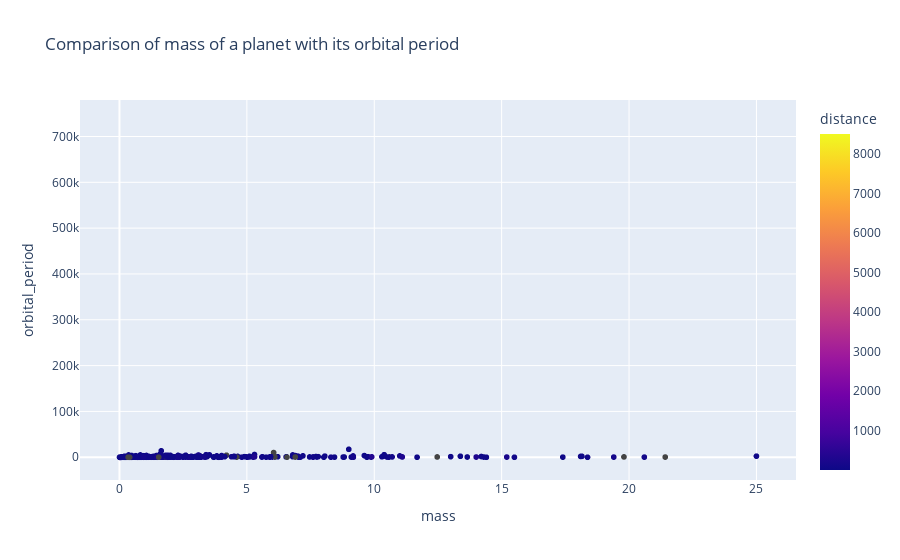

Notebook code for this chart:
### Code cell
px.scatter(planets_df,
           title='Comparison of mass of a planet with its orbital period',
           x="mass", 
           y="orbital_period", 
           color="distance"
          )

### Figure 1 — Plotly figure (JSON) as saved in the notebook; plotly's stock layout.template omitted (floating-point values rounded to 4 significant figures; data arrays with more than 128 entries replaced by an {"elided": "..."} marker saying what was removed)
{"data": [{"hovertemplate": "mass=%{x}<br>orbital_period=%{y}<br>distance=%{marker.color}<extra></extra>", "legendgroup": "", "marker": {"color": {"elided": "1035 float values"}, "coloraxis": "coloraxis", "symbol": "circle"}, "mode": "markers", "name": "", "showlegend": false, "type": "scattergl", "x": {"elided": "1035 float values"}, "xaxis": "x", "y": {"elided": "1035 float values"}, "yaxis": "y"}], "layout": {"coloraxis": {"colorbar": {"title": {"text": "distance"}}, "colorscale": [[0, "#0d0887"], [0.1111, "#46039f"], [0.2222, "#7201a8"], [0.3333, "#9c179e"], [0.4444, "#bd3786"], [0.5556, "#d8576b"], [0.6667, "#ed7953"], [0.7778, "#fb9f3a"], [0.8889, "#fdca26"], [1, "#f0f921"]]}, "legend": {"tracegroupgap": 0}, "title": {"text": "Comparison of mass of a planet with its orbital period"}, "xaxis": {"anchor": "y", "domain": [0, 1], "title": {"text": "mass"}}, "yaxis": {"anchor": "x", "domain": [0, 1], "title": {"text": "orbital_period"}}}}
